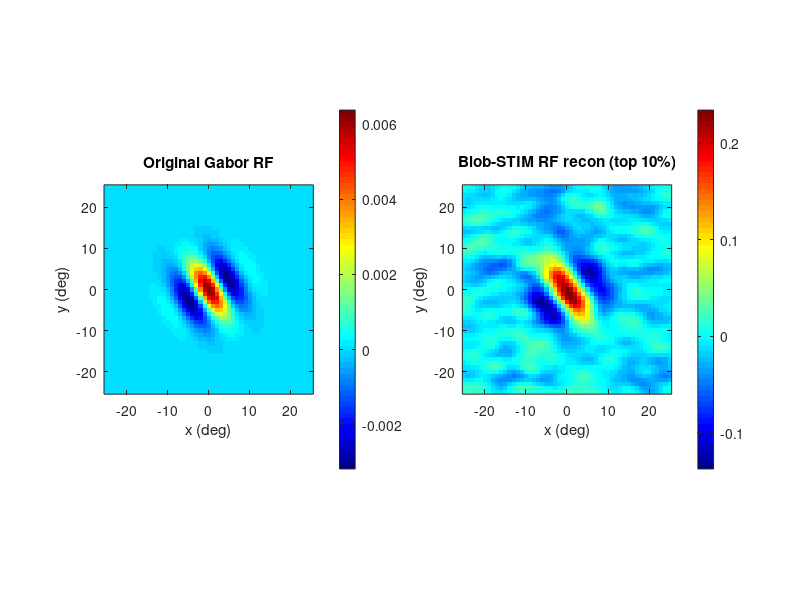

MATLAB code for this plot:
%% problem2e: reverse‑correlation with “blob” stimuli
% (e) Devise your own STIM design (here: small Gaussian blobs instead of
%     point‐dots) and repeat the RF reconstruction from part d.

clear; clf; rng(0,'twister');

%% 1) define Gabor RF (same as 2a)
sig_x = 5;         % Gaussian sigma along carrier axis (deg)
sig_y = 5;         % Gaussian sigma orthogonal to carrier (deg)
k     = 0.5;       % spatial frequency (cycles/deg)
phi   = 0;         % phase offset
theta = pi/6;      % tilt angle from vertical (rad)

x = -25:25; y = -25:25;
[xx,yy] = meshgrid(x,y);

% rotate coords:
xp =  xx*cos(theta) + yy*sin(theta);
yp = -xx*sin(theta) + yy*cos(theta);

% normalized Gabor envelope
normRF = 1/(2*pi*sig_x*sig_y);
RF = normRF * exp( - (xp.^2)/(2*sig_x^2) - (yp.^2)/(2*sig_y^2) ) ...
         .* cos(k*xp - phi);

%% 2) generate blob‑filtered STIMs
sig_b   = 2;            % blob sigma (deg)
Nwhite  = 100;          % # of +1 blobs per frame
Nblack  = 100;          % # of −1 blobs per frame
Ntrials = 3000;         % total STIM frames
p       = 10;           % keep top p% responses

% build 2D Gaussian blob kernel
w = ceil(3*sig_b);
[xb,yb] = meshgrid(-w:w,-w:w);
B = exp( - (xb.^2+yb.^2)/(2*sig_b^2) ...
         - (yb.^2+yb.^2)/(2*sig_b^2) );
B = B / sum(B(:));

% storage
all_STIM = zeros(numel(y),numel(x),Ntrials);
L        = zeros(Ntrials,1);

%% 3) loop: place random ±1 dots, blur to blobs, renormalize, compute L
for k = 1:Ntrials
  % raw point pattern
  pts = zeros(numel(y),numel(x));
  
  % white centers
  rows = randi(numel(y),[Nwhite,1]);
  cols = randi(numel(x),[Nwhite,1]);
  idx  = sub2ind(size(pts), rows, cols);
  pts(idx) = +1;
  
  % black centers
  rows = randi(numel(y),[Nblack,1]);
  cols = randi(numel(x),[Nblack,1]);
  idx  = sub2ind(size(pts), rows, cols);
  pts(idx) = -1;
  
  % blur to little Gaussian blobs
  s = conv2(pts, B, 'same');
  s = s / max(abs(s(:)));         % renormalize to lie in [−1,1]
  
  all_STIM(:,:,k) = s;
  
  % linear response L_k = ∑_{x,y} RF(x,y) · s(x,y)
  L(k) = sum( RF(:) .* s(:) );
end

%% 4) pick top‑p% by L and reconstruct
thr       = prctile(L,100-p);
keepMask  = L >= thr;
RF_rec    = mean( all_STIM(:,:,keepMask), 3 );

%% 5) display original and reconstructed RF
figure('Color','w','Position',[100 100 800 350]);

subplot(1,2,1)
imagesc(x,y,RF);
axis image xy; colormap(jet); colorbar
title('Original Gabor RF')
xlabel('x (deg)'); ylabel('y (deg)');

subplot(1,2,2)
imagesc(x,y,RF_rec);
axis image xy; colormap(jet); colorbar
title(sprintf('Blob‑STIM RF recon (top %d%%)',p))
xlabel('x (deg)'); ylabel('y (deg)');
